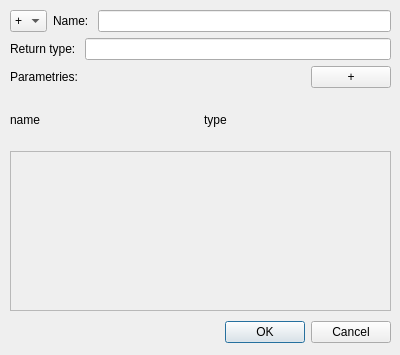
<?xml version="1.0" encoding="UTF-8"?>
<ui version="4.0">
 <class>MethodEditorDialog</class>
 <widget class="QDialog" name="MethodEditorDialog">
  <property name="enabled">
   <bool>true</bool>
  </property>
  <property name="geometry">
   <rect>
    <x>0</x>
    <y>0</y>
    <width>400</width>
    <height>355</height>
   </rect>
  </property>
  <property name="sizePolicy">
   <sizepolicy hsizetype="Fixed" vsizetype="Fixed">
    <horstretch>0</horstretch>
    <verstretch>0</verstretch>
   </sizepolicy>
  </property>
  <property name="minimumSize">
   <size>
    <width>400</width>
    <height>355</height>
   </size>
  </property>
  <property name="maximumSize">
   <size>
    <width>400</width>
    <height>355</height>
   </size>
  </property>
  <property name="sizeIncrement">
   <size>
    <width>0</width>
    <height>0</height>
   </size>
  </property>
  <property name="baseSize">
   <size>
    <width>0</width>
    <height>0</height>
   </size>
  </property>
  <property name="windowTitle">
   <string>Dialog</string>
  </property>
  <property name="sizeGripEnabled">
   <bool>false</bool>
  </property>
  <widget class="QWidget" name="layoutWidget">
   <property name="geometry">
    <rect>
     <x>10</x>
     <y>10</y>
     <width>381</width>
     <height>301</height>
    </rect>
   </property>
   <layout class="QVBoxLayout" name="verticalLayout_2" stretch="0,0,0">
    <property name="spacing">
     <number>-1</number>
    </property>
    <property name="sizeConstraint">
     <enum>QLayout::SetMinAndMaxSize</enum>
    </property>
    <item>
     <layout class="QVBoxLayout" name="verticalLayout">
      <item>
       <layout class="QHBoxLayout" name="horizontalLayout">
        <item>
         <widget class="QComboBox" name="accessModifierComboBox">
          <property name="statusTip">
           <string/>
          </property>
          <item>
           <property name="text">
            <string>+</string>
           </property>
          </item>
          <item>
           <property name="text">
            <string>-</string>
           </property>
          </item>
          <item>
           <property name="text">
            <string>#</string>
           </property>
          </item>
         </widget>
        </item>
        <item>
         <widget class="QLabel" name="label">
          <property name="text">
           <string>Name: </string>
          </property>
         </widget>
        </item>
        <item>
         <widget class="QLineEdit" name="nameEdit"/>
        </item>
       </layout>
      </item>
      <item>
       <layout class="QHBoxLayout" name="horizontalLayout_2">
        <item>
         <widget class="QLabel" name="label_2">
          <property name="text">
           <string>Return type: </string>
          </property>
         </widget>
        </item>
        <item>
         <widget class="QLineEdit" name="returnTypeEdit"/>
        </item>
       </layout>
      </item>
      <item>
       <layout class="QHBoxLayout" name="horizontalLayout_3">
        <item>
         <widget class="QLabel" name="label_3">
          <property name="text">
           <string>Parametries: </string>
          </property>
         </widget>
        </item>
        <item>
         <widget class="QPushButton" name="addParameterBtn">
          <property name="sizePolicy">
           <sizepolicy hsizetype="Fixed" vsizetype="Fixed">
            <horstretch>0</horstretch>
            <verstretch>0</verstretch>
           </sizepolicy>
          </property>
          <property name="text">
           <string>+</string>
          </property>
         </widget>
        </item>
       </layout>
      </item>
     </layout>
    </item>
    <item>
     <layout class="QHBoxLayout" name="horizontalLayout_4">
      <property name="sizeConstraint">
       <enum>QLayout::SetMinimumSize</enum>
      </property>
      <item>
       <widget class="QLabel" name="label_4">
        <property name="text">
         <string>name</string>
        </property>
       </widget>
      </item>
      <item>
       <widget class="QLabel" name="label_5">
        <property name="text">
         <string>type</string>
        </property>
       </widget>
      </item>
     </layout>
    </item>
    <item>
     <widget class="QScrollArea" name="parameterScrollArea">
      <property name="sizePolicy">
       <sizepolicy hsizetype="Expanding" vsizetype="Fixed">
        <horstretch>0</horstretch>
        <verstretch>160</verstretch>
       </sizepolicy>
      </property>
      <property name="minimumSize">
       <size>
        <width>0</width>
        <height>160</height>
       </size>
      </property>
      <property name="maximumSize">
       <size>
        <width>16777215</width>
        <height>160</height>
       </size>
      </property>
      <property name="widgetResizable">
       <bool>true</bool>
      </property>
      <widget class="QWidget" name="parameterScrollAreaWidgetContents">
       <property name="geometry">
        <rect>
         <x>0</x>
         <y>0</y>
         <width>373</width>
         <height>154</height>
        </rect>
       </property>
       <property name="sizePolicy">
        <sizepolicy hsizetype="Expanding" vsizetype="MinimumExpanding">
         <horstretch>0</horstretch>
         <verstretch>0</verstretch>
        </sizepolicy>
       </property>
      </widget>
     </widget>
    </item>
   </layout>
  </widget>
  <widget class="QDialogButtonBox" name="buttonBox">
   <property name="geometry">
    <rect>
     <x>210</x>
     <y>320</y>
     <width>181</width>
     <height>25</height>
    </rect>
   </property>
   <property name="sizePolicy">
    <sizepolicy hsizetype="Maximum" vsizetype="Fixed">
     <horstretch>0</horstretch>
     <verstretch>0</verstretch>
    </sizepolicy>
   </property>
   <property name="layoutDirection">
    <enum>Qt::LeftToRight</enum>
   </property>
   <property name="standardButtons">
    <set>QDialogButtonBox::Cancel|QDialogButtonBox::Ok</set>
   </property>
   <property name="centerButtons">
    <bool>false</bool>
   </property>
  </widget>
 </widget>
 <resources/>
 <connections/>
</ui>
